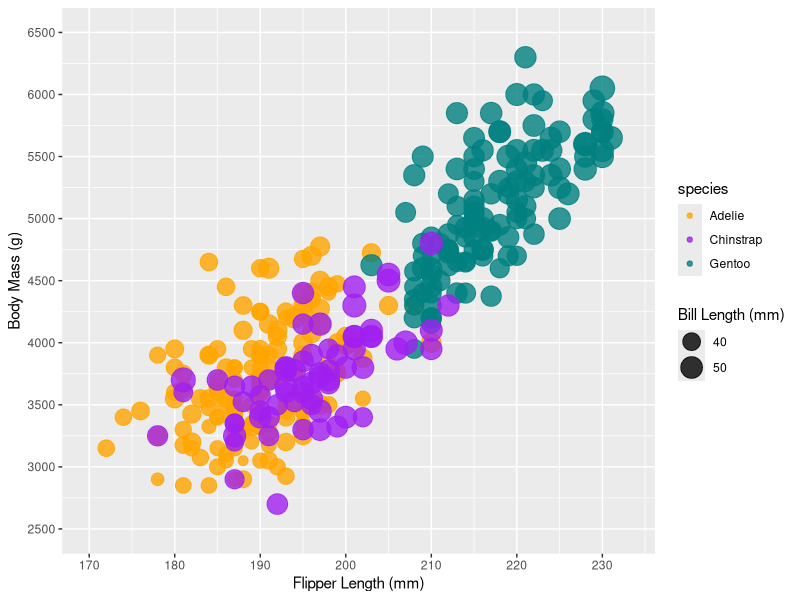
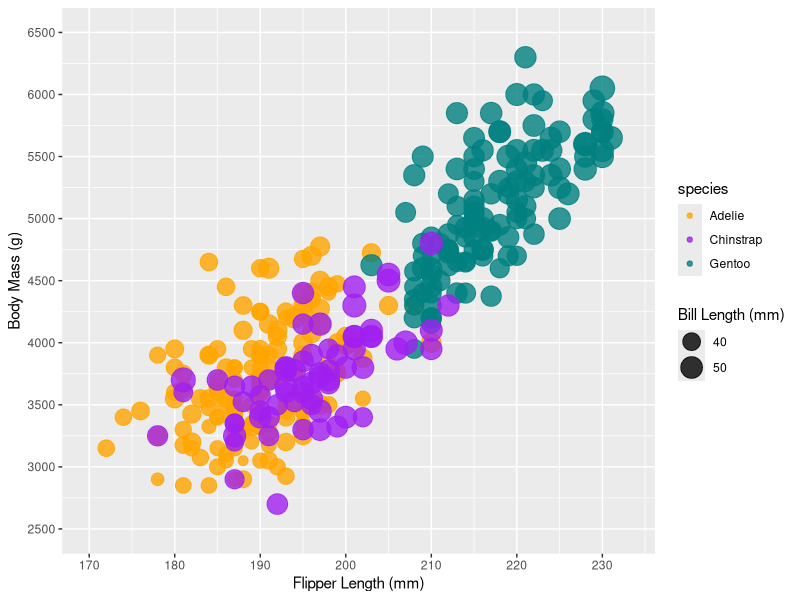

Reproduce these figures in R, in order.
library(ggplot2)
library(readr)
library(dplyr)

# Read the dataset 'penglings.csv' into a variable
penguins <- read_csv("penglings.csv")

# Remove rows with missing values if they are not relevant for the visualization
#penguins <- penguins %>% drop_na()
#penguins <- dplyr::drop_na(penguins)
# Filter out rows with NA values using base R
penguins <- penguins[complete.cases(penguins), ]

# Next, create the scatter plot using ggplot2
penguin_plot <- ggplot(penguins, aes(x = flipper_length_mm, y = body_mass_g, color = species, size = bill_length_mm)) +
  # Add the scatter plot layer with specified opacity
  geom_point(alpha = 0.8) +
  # Define the scale of the size for better visualization
  scale_size_continuous(name = "Bill Length (mm)", range = c(3, 8)) +
  # Add labels to the axes
  labs(x = "Flipper Length (mm)", y = "Body Mass (g)") +
  # Customize the color scale to match species
  scale_color_manual(values = c("Adelie" = "orange", "Chinstrap" = "purple", "Gentoo" = "#008080")) +
  # Adjust the axis limits and breaks for better matching the data
  scale_x_continuous(breaks = seq(170, 233, by = 10), limits = c(170, 233)) +
  scale_y_continuous(breaks = seq(2500, 6500, by = 500), limits = c(2500, 6500)) +
  # Remove the legend for size
  theme(legend.position = "right")

# Print the plot
print(penguin_plot)
ggsave("penguin_R_ggplot2.png", plot = penguin_plot, width = 10, height = 7.5, dpi = 300)



